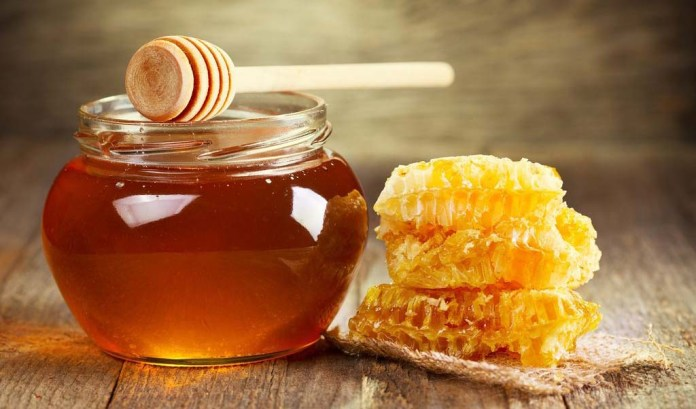
%> input picture imgProcessing Week9 Lab/lab8-Cartoonization/honeypot.jpg, 696 x 409 px
$ octave test.m   (GNU Octave 9; MATLAB toolbox functions it lacks are replaced by stand-ins)
%> lines starting %> are read from the running program, lines starting %| are printed output that depends on the picture
% STEP 1: Posterization
image = imread('honeypot.jpg');
%> image is the input picture: size 409x696x3 uint8; mean R, G, B 159.7, 113.4, 66.9

% ทำการ posterize รูปภาพ
threshRGB = multithresh(image, 9);
%> threshRGB = [18 43 67 91 115 139 165 192 223]
value = [0 threshRGB(2:end) 255];
%> value = [0 43 67 91 115 139 165 192 223 255]
quantRGB = imquantize(image, threshRGB, value);
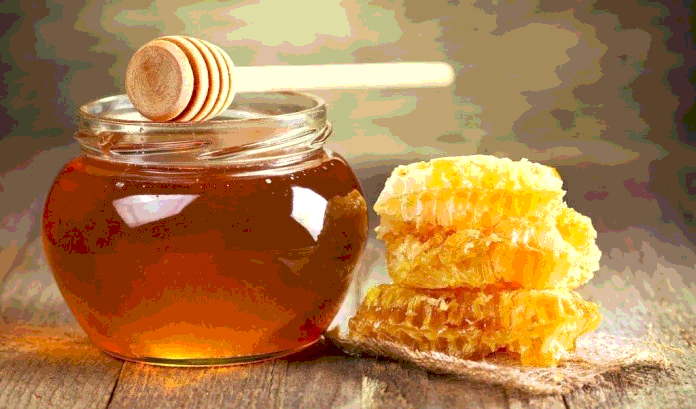
%> quantRGB: size 409x696x3 uint8; mean R, G, B 172.1, 125.9, 74.7

% แปลง quantRGB กลับไปเป็น uint8 ก่อนทำการ filter
quantRGB_uint8 = uint8(quantRGB);

% STEP 2: Image Smoothing with Gaussian
gaussianKernel = fspecial('gaussian', [3 3]);
smoothedImage = imfilter(quantRGB_uint8, gaussianKernel, 'replicate');

% STEP 3: Edge Emphasizing with Sobel
% หาขอบด้วย Sobel filter
edgeHorizontal = imfilter(smoothedImage, fspecial('sobel'));
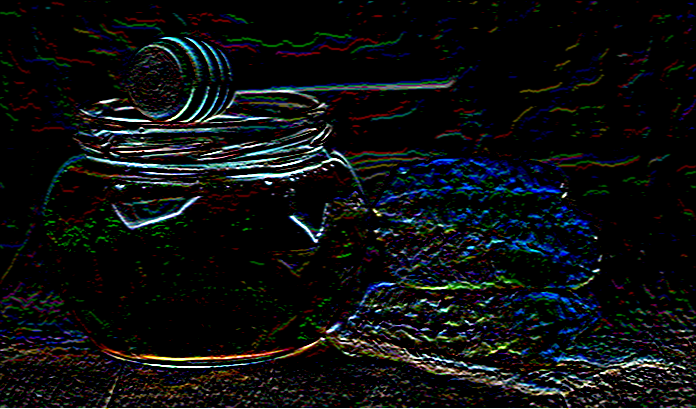
%> edgeHorizontal: size 409x696x3 uint8; mean R, G, B 13.8, 16.4, 17.3
edgeVertical = imfilter(smoothedImage, fspecial('sobel')');
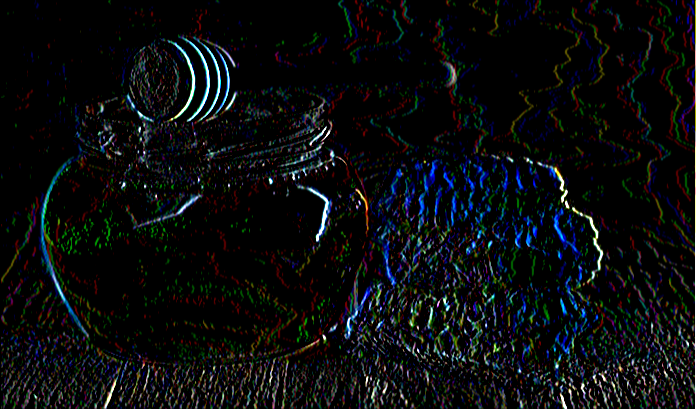
%> edgeVertical: size 409x696x3 uint8; mean R, G, B 10.6, 12.8, 14
edgeMagnitude = 3 * (edgeVertical + edgeHorizontal);
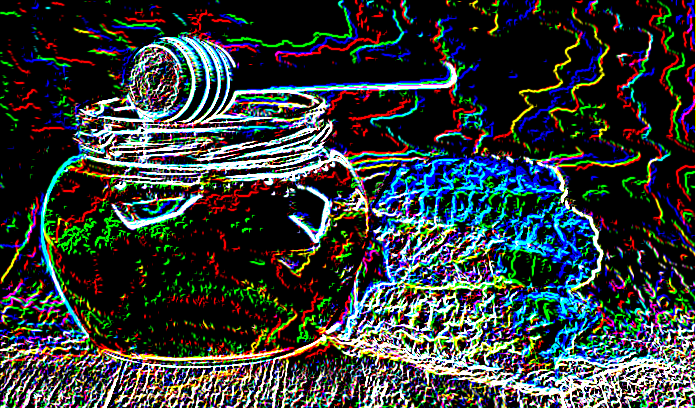
%> edgeMagnitude: size 409x696x3 uint8; mean R, G, B 51.7, 59.5, 58.7

% จำกัดช่วงของ edgeMagnitude ให้อยู่ระหว่าง 0 ถึง 255
edgeMagnitude = uint8(min(edgeMagnitude, 255));

% สร้างเอฟเฟ็กต์การ์ตูน
cartoon = smoothedImage - edgeMagnitude;
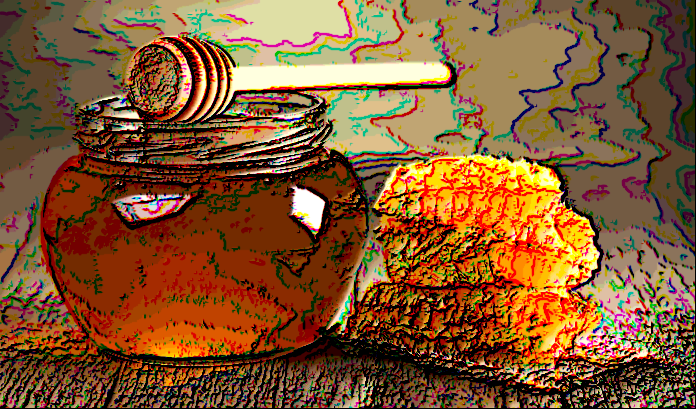
%> cartoon: size 409x696x3 uint8; mean R, G, B 130.9, 87.5, 49.4

% แสดงภาพ
figure, imshow(image), title('Original Image');
figure, imshow(smoothedImage), title('Smoothed Image after Quantization with Gaussian Filter');
figure, imshow(edgeMagnitude), title('Edge Detection with Sobel Filter');
figure, imshow(cartoon), title('Cartoon Effect');

$ run again, with imgProcessing Week9 Lab/lab8-Cartoonization/eun_hae.png saved as imgProcessing Week9 Lab/lab8-Cartoonization/honeypot.jpg
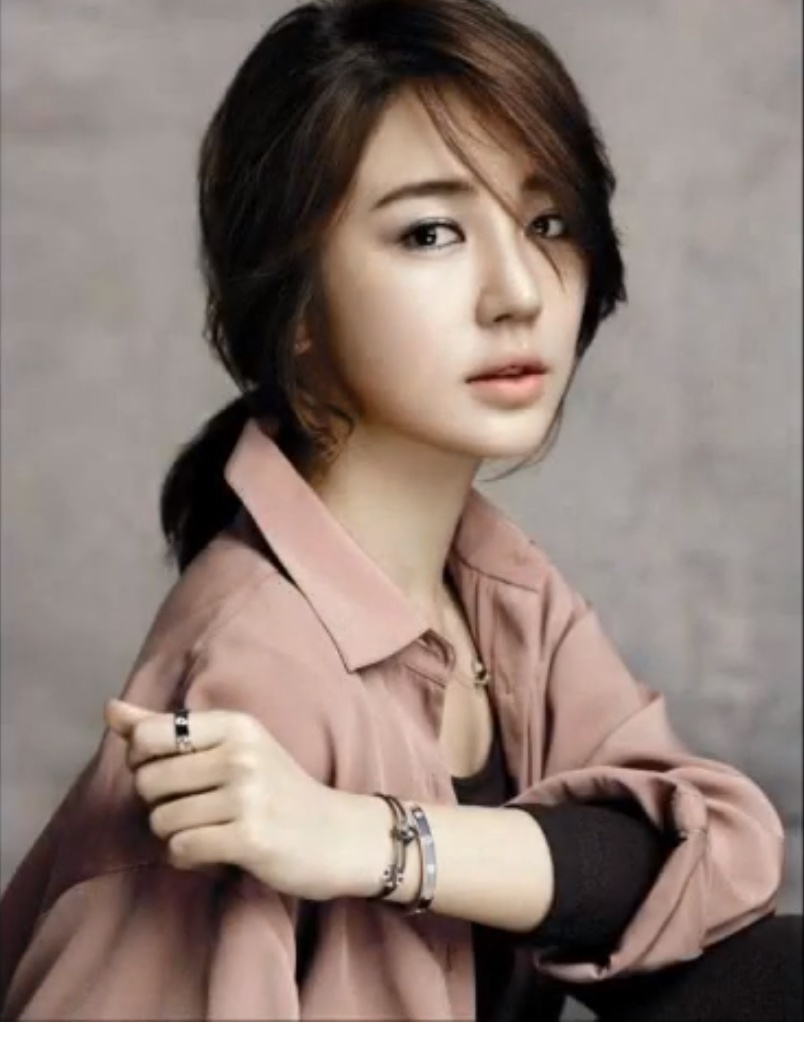
%> input picture imgProcessing Week9 Lab/lab8-Cartoonization/eun_hae.png, 804 x 1050 px
%> image is the input picture: size 1050x804x3 uint8; mean R, G, B 142.5, 126.3, 119.2
%> threshRGB = [22 49 81 112 137 155 174 200 232]
%> value = [0 49 81 112 137 155 174 200 232 255]
%> `edgeMagnitude = 3 * (edgeVertical + edgeHorizontal);`:
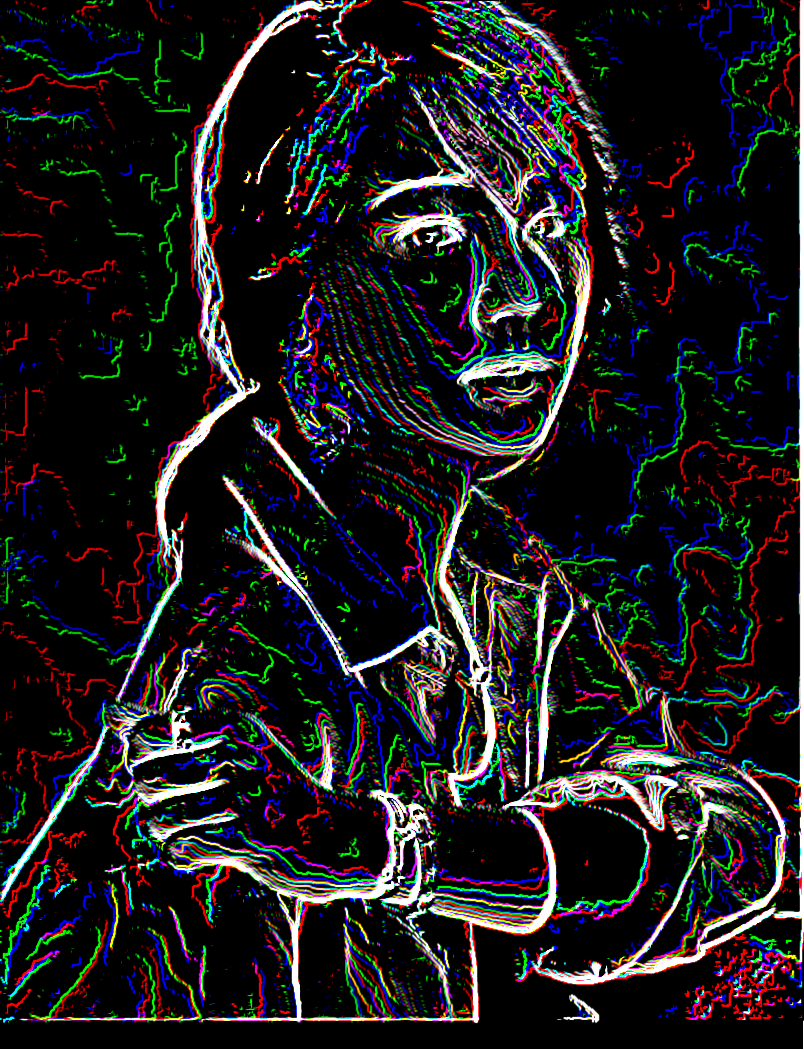
%> edgeMagnitude: size 1050x804x3 uint8; mean R, G, B 31.2, 30.3, 31.6
%> `cartoon = smoothedImage - edgeMagnitude;`:
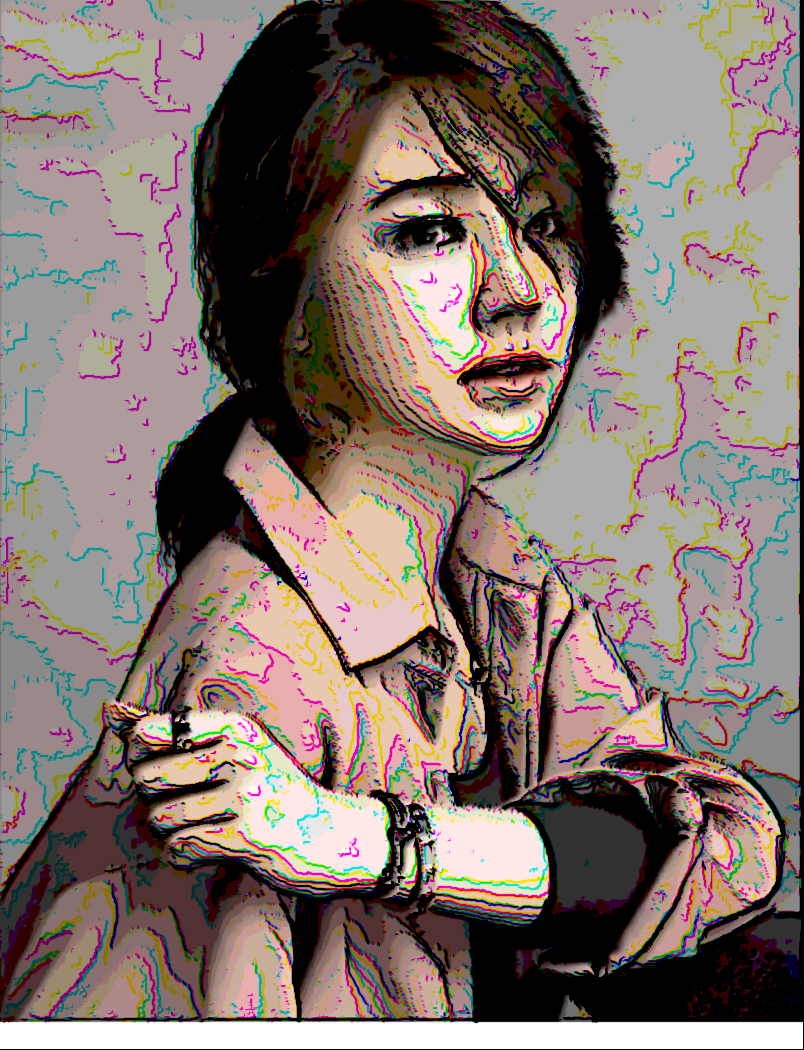
%> cartoon: size 1050x804x3 uint8; mean R, G, B 132.2, 117.2, 110.1
